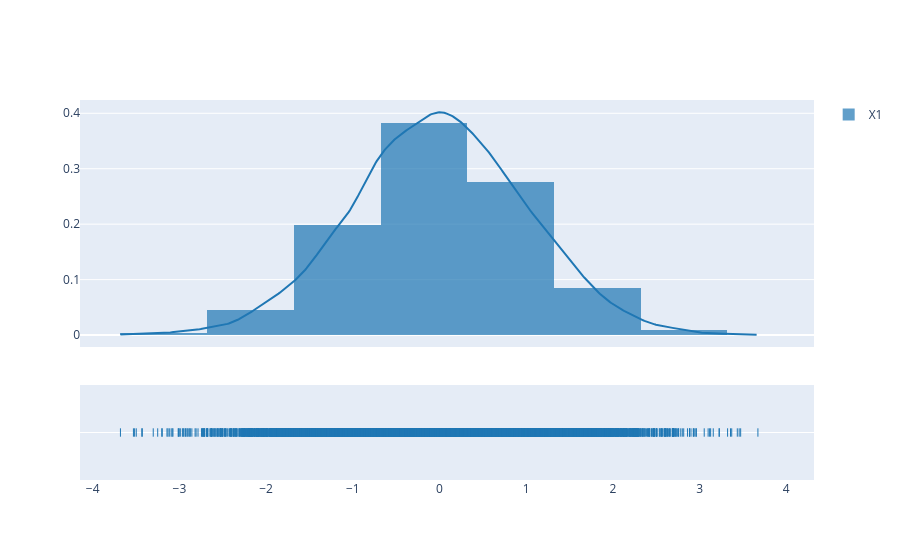

Write notebook code for a chart like this one.
### Code cell
X = generate_covariates(10000, 20)
X1 = X[:, 0]

fig = ff.create_distplot([X1], ["X1"])
fig.show()

### Figure 1 — Plotly figure (JSON) as saved in the notebook; plotly's stock layout.template omitted (floating-point values rounded to 4 significant figures; data arrays with more than 128 entries replaced by an {"elided": "..."} marker saying what was removed)
{"data": [{"autobinx": false, "histnorm": "probability density", "legendgroup": "X1", "marker": {"color": "rgb(31, 119, 180)"}, "name": "X1", "opacity": 0.7, "type": "histogram", "x": {"elided": "10000 float values"}, "xaxis": "x", "xbins": {"end": 3.673, "size": 1, "start": -3.68}, "yaxis": "y"}, {"legendgroup": "X1", "marker": {"color": "rgb(31, 119, 180)"}, "mode": "lines", "name": "X1", "showlegend": false, "type": "scatter", "x": {"elided": "500 float values"}, "xaxis": "x", "y": {"elided": "500 float values"}, "yaxis": "y"}, {"legendgroup": "X1", "marker": {"color": "rgb(31, 119, 180)", "symbol": "line-ns-open"}, "mode": "markers", "name": "X1", "showlegend": false, "type": "scatter", "x": {"elided": "10000 float values"}, "xaxis": "x", "y": {"elided": "10000 str values"}, "yaxis": "y2"}], "layout": {"barmode": "overlay", "hovermode": "closest", "legend": {"traceorder": "reversed"}, "xaxis": {"anchor": "y2", "domain": [0, 1], "zeroline": false}, "yaxis": {"anchor": "free", "domain": [0.35, 1], "position": 0}, "yaxis2": {"anchor": "x", "domain": [0, 0.25], "dtick": 1, "showticklabels": false}}}
